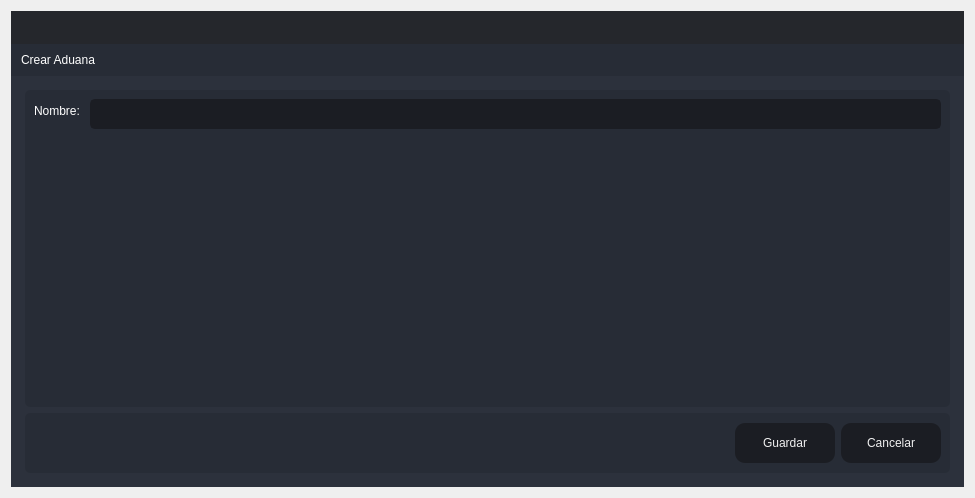
<?xml version="1.0" encoding="UTF-8"?>
<ui version="4.0">
 <class>Create_Aduana</class>
 <widget class="QDialog" name="Create_Aduana">
  <property name="windowModality">
   <enum>Qt::ApplicationModal</enum>
  </property>
  <property name="geometry">
   <rect>
    <x>0</x>
    <y>0</y>
    <width>975</width>
    <height>498</height>
   </rect>
  </property>
  <property name="windowTitle">
   <string>Agregar</string>
  </property>
  <layout class="QVBoxLayout" name="verticalLayout_6">
   <item>
    <widget class="QFrame" name="frame_main">
     <property name="styleSheet">
      <string notr="true">/* LINE EDIT */
QLineEdit {
	background-color: rgb(27, 29, 35);
	border-radius: 5px;
	border: 2px solid rgb(27, 29, 35);
	padding-left: 10px;
}
QLineEdit:hover {
	border: 2px solid rgb(64, 71, 88);
}
QLineEdit:focus {
	border: 2px solid rgb(91, 101, 124);
}

/* SCROLL BARS */
QScrollBar:horizontal {
    border: none;
    background: rgb(52, 59, 72);
    height: 14px;
    margin: 0px 21px 0 21px;
	border-radius: 0px;
}
QScrollBar::handle:horizontal {
    background: rgb(85, 170, 255);
    min-width: 25px;
	border-radius: 7px
}
QScrollBar::add-line:horizontal {
    border: none;
    background: rgb(55, 63, 77);
    width: 20px;
	border-top-right-radius: 7px;
    border-bottom-right-radius: 7px;
    subcontrol-position: right;
    subcontrol-origin: margin;
}
QScrollBar::sub-line:horizontal {
    border: none;
    background: rgb(55, 63, 77);
    width: 20px;
	border-top-left-radius: 7px;
    border-bottom-left-radius: 7px;
    subcontrol-position: left;
    subcontrol-origin: margin;
}
QScrollBar::up-arrow:horizontal, QScrollBar::down-arrow:horizontal
{
     background: none;
}
QScrollBar::add-page:horizontal, QScrollBar::sub-page:horizontal
{
     background: none;
}
 QScrollBar:vertical {
	border: none;
    background: rgb(52, 59, 72);
    width: 14px;
    margin: 21px 0 21px 0;
	border-radius: 0px;
 }
 QScrollBar::handle:vertical {	
	background: rgb(85, 170, 255);
    min-height: 25px;
	border-radius: 7px
 }
 QScrollBar::add-line:vertical {
     border: none;
    background: rgb(55, 63, 77);
     height: 20px;
	border-bottom-left-radius: 7px;
    border-bottom-right-radius: 7px;
     subcontrol-position: bottom;
     subcontrol-origin: margin;
 }
 QScrollBar::sub-line:vertical {
	border: none;
    background: rgb(55, 63, 77);
     height: 20px;
	border-top-left-radius: 7px;
    border-top-right-radius: 7px;
     subcontrol-position: top;
     subcontrol-origin: margin;
 }
 QScrollBar::up-arrow:vertical, QScrollBar::down-arrow:vertical {
     background: none;
 }

 QScrollBar::add-page:vertical, QScrollBar::sub-page:vertical {
     background: none;
 }

/* CHECKBOX */
QCheckBox::indicator {
    border: 3px solid rgb(52, 59, 72);
	width: 15px;
	height: 15px;
	border-radius: 10px;
    background: rgb(44, 49, 60);
}
QCheckBox::indicator:hover {
    border: 3px solid rgb(58, 66, 81);
}
QCheckBox::indicator:checked {
    background: 3px solid rgb(52, 59, 72);
	border: 3px solid rgb(52, 59, 72);	
	background-image: url(:/16x16/icons/16x16/cil-check-alt.png);
}

/* RADIO BUTTON */
QRadioButton::indicator {
    border: 3px solid rgb(52, 59, 72);
	width: 15px;
	height: 15px;
	border-radius: 10px;
    background: rgb(44, 49, 60);
}
QRadioButton::indicator:hover {
    border: 3px solid rgb(58, 66, 81);
}
QRadioButton::indicator:checked {
    background: 3px solid rgb(94, 106, 130);
	border: 3px solid rgb(52, 59, 72);	
}

/* COMBOBOX */
QComboBox{
	background-color: rgb(27, 29, 35);
	border-radius: 5px;
	border: 2px solid rgb(27, 29, 35);
	padding: 5px;
	padding-left: 10px;
}
QComboBox:hover{
	border: 2px solid rgb(64, 71, 88);
}
QComboBox::drop-down {
	subcontrol-origin: padding;
	subcontrol-position: top right;
	width: 25px; 
	border-left-width: 3px;
	border-left-color: rgba(39, 44, 54, 150);
	border-left-style: solid;
	border-top-right-radius: 3px;
	border-bottom-right-radius: 3px;	
	background-image: url(:/16x16/icons/16x16/cil-arrow-bottom.png);
	background-position: center;
	background-repeat: no-reperat;
 }
QComboBox QAbstractItemView {
	color: rgb(85, 170, 255);	
	background-color: rgb(27, 29, 35);
	padding: 10px;
	selection-background-color: rgb(39, 44, 54);
}

/* SLIDERS */
QSlider::groove:horizontal {
    border-radius: 9px;
    height: 18px;
	margin: 0px;
	background-color: rgb(52, 59, 72);
}
QSlider::groove:horizontal:hover {
	background-color: rgb(55, 62, 76);
}
QSlider::handle:horizontal {
    background-color: rgb(85, 170, 255);
    border: none;
    height: 18px;
    width: 18px;
    margin: 0px;
	border-radius: 9px;
}
QSlider::handle:horizontal:hover {
    background-color: rgb(105, 180, 255);
}
QSlider::handle:horizontal:pressed {
    background-color: rgb(65, 130, 195);
}

QSlider::groove:vertical {
    border-radius: 9px;
    width: 18px;
    margin: 0px;
	background-color: rgb(52, 59, 72);
}
QSlider::groove:vertical:hover {
	background-color: rgb(55, 62, 76);
}
QSlider::handle:vertical {
    background-color: rgb(85, 170, 255);
	border: none;
    height: 18px;
    width: 18px;
    margin: 0px;
	border-radius: 9px;
}
QSlider::handle:vertical:hover {
    background-color: rgb(105, 180, 255);
}
QSlider::handle:vertical:pressed {
    background-color: rgb(65, 130, 195);
}

</string>
     </property>
     <property name="frameShape">
      <enum>QFrame::NoFrame</enum>
     </property>
     <property name="frameShadow">
      <enum>QFrame::Raised</enum>
     </property>
     <layout class="QVBoxLayout" name="verticalLayout">
      <property name="spacing">
       <number>0</number>
      </property>
      <property name="leftMargin">
       <number>0</number>
      </property>
      <property name="topMargin">
       <number>0</number>
      </property>
      <property name="rightMargin">
       <number>0</number>
      </property>
      <property name="bottomMargin">
       <number>0</number>
      </property>
      <item>
       <widget class="QFrame" name="frame_top">
        <property name="minimumSize">
         <size>
          <width>0</width>
          <height>65</height>
         </size>
        </property>
        <property name="maximumSize">
         <size>
          <width>16777215</width>
          <height>65</height>
         </size>
        </property>
        <property name="styleSheet">
         <string notr="true">background-color: transparent;</string>
        </property>
        <property name="frameShape">
         <enum>QFrame::NoFrame</enum>
        </property>
        <property name="frameShadow">
         <enum>QFrame::Raised</enum>
        </property>
        <layout class="QHBoxLayout" name="horizontalLayout_3">
         <property name="spacing">
          <number>0</number>
         </property>
         <property name="leftMargin">
          <number>0</number>
         </property>
         <property name="topMargin">
          <number>0</number>
         </property>
         <property name="rightMargin">
          <number>0</number>
         </property>
         <property name="bottomMargin">
          <number>0</number>
         </property>
         <item>
          <widget class="QFrame" name="frame_toggle">
           <property name="maximumSize">
            <size>
             <width>70</width>
             <height>16777215</height>
            </size>
           </property>
           <property name="styleSheet">
            <string notr="true">background-color: rgb(27, 29, 35);</string>
           </property>
           <property name="frameShape">
            <enum>QFrame::NoFrame</enum>
           </property>
           <property name="frameShadow">
            <enum>QFrame::Raised</enum>
           </property>
           <layout class="QVBoxLayout" name="verticalLayout_3">
            <property name="spacing">
             <number>0</number>
            </property>
            <property name="leftMargin">
             <number>0</number>
            </property>
            <property name="topMargin">
             <number>0</number>
            </property>
            <property name="rightMargin">
             <number>0</number>
            </property>
            <property name="bottomMargin">
             <number>0</number>
            </property>
           </layout>
          </widget>
         </item>
         <item>
          <widget class="QFrame" name="frame_top_right">
           <property name="styleSheet">
            <string notr="true">background: transparent;</string>
           </property>
           <property name="frameShape">
            <enum>QFrame::NoFrame</enum>
           </property>
           <property name="frameShadow">
            <enum>QFrame::Raised</enum>
           </property>
           <layout class="QVBoxLayout" name="verticalLayout_2">
            <property name="spacing">
             <number>0</number>
            </property>
            <property name="leftMargin">
             <number>0</number>
            </property>
            <property name="topMargin">
             <number>0</number>
            </property>
            <property name="rightMargin">
             <number>0</number>
            </property>
            <property name="bottomMargin">
             <number>0</number>
            </property>
            <item>
             <widget class="QFrame" name="frame_top_btns">
              <property name="maximumSize">
               <size>
                <width>16777215</width>
                <height>42</height>
               </size>
              </property>
              <property name="styleSheet">
               <string notr="true">background-color: rgba(27, 29, 35, 200)</string>
              </property>
              <property name="frameShape">
               <enum>QFrame::NoFrame</enum>
              </property>
              <property name="frameShadow">
               <enum>QFrame::Raised</enum>
              </property>
              <layout class="QHBoxLayout" name="horizontalLayout_4">
               <property name="spacing">
                <number>0</number>
               </property>
               <property name="leftMargin">
                <number>0</number>
               </property>
               <property name="topMargin">
                <number>0</number>
               </property>
               <property name="rightMargin">
                <number>0</number>
               </property>
               <property name="bottomMargin">
                <number>0</number>
               </property>
               <item>
                <widget class="QFrame" name="frame_label_top_btns">
                 <property name="sizePolicy">
                  <sizepolicy hsizetype="Expanding" vsizetype="Preferred">
                   <horstretch>0</horstretch>
                   <verstretch>0</verstretch>
                  </sizepolicy>
                 </property>
                 <property name="frameShape">
                  <enum>QFrame::NoFrame</enum>
                 </property>
                 <property name="frameShadow">
                  <enum>QFrame::Raised</enum>
                 </property>
                 <layout class="QHBoxLayout" name="horizontalLayout_10">
                  <property name="spacing">
                   <number>0</number>
                  </property>
                  <property name="leftMargin">
                   <number>5</number>
                  </property>
                  <property name="topMargin">
                   <number>0</number>
                  </property>
                  <property name="rightMargin">
                   <number>10</number>
                  </property>
                  <property name="bottomMargin">
                   <number>0</number>
                  </property>
                 </layout>
                </widget>
               </item>
               <item alignment="Qt::AlignRight">
                <widget class="QFrame" name="frame_btns_right">
                 <property name="sizePolicy">
                  <sizepolicy hsizetype="Expanding" vsizetype="Preferred">
                   <horstretch>0</horstretch>
                   <verstretch>0</verstretch>
                  </sizepolicy>
                 </property>
                 <property name="maximumSize">
                  <size>
                   <width>120</width>
                   <height>16777215</height>
                  </size>
                 </property>
                 <property name="frameShape">
                  <enum>QFrame::NoFrame</enum>
                 </property>
                 <property name="frameShadow">
                  <enum>QFrame::Raised</enum>
                 </property>
                 <layout class="QHBoxLayout" name="horizontalLayout_5">
                  <property name="spacing">
                   <number>0</number>
                  </property>
                  <property name="leftMargin">
                   <number>0</number>
                  </property>
                  <property name="topMargin">
                   <number>0</number>
                  </property>
                  <property name="rightMargin">
                   <number>0</number>
                  </property>
                  <property name="bottomMargin">
                   <number>0</number>
                  </property>
                 </layout>
                </widget>
               </item>
              </layout>
             </widget>
            </item>
            <item>
             <widget class="QFrame" name="frame_top_info">
              <property name="maximumSize">
               <size>
                <width>16777215</width>
                <height>65</height>
               </size>
              </property>
              <property name="styleSheet">
               <string notr="true">background-color: rgb(39, 44, 54);</string>
              </property>
              <property name="frameShape">
               <enum>QFrame::NoFrame</enum>
              </property>
              <property name="frameShadow">
               <enum>QFrame::Raised</enum>
              </property>
              <layout class="QHBoxLayout" name="horizontalLayout_8">
               <property name="spacing">
                <number>0</number>
               </property>
               <property name="leftMargin">
                <number>10</number>
               </property>
               <property name="topMargin">
                <number>0</number>
               </property>
               <property name="rightMargin">
                <number>10</number>
               </property>
               <property name="bottomMargin">
                <number>0</number>
               </property>
               <item>
                <widget class="QLabel" name="label">
                 <property name="styleSheet">
                  <string notr="true">font: 75 16pt &quot;MS Shell Dlg 2&quot;;
color: rgb(255, 255, 255);</string>
                 </property>
                 <property name="text">
                  <string>Crear Aduana</string>
                 </property>
                </widget>
               </item>
              </layout>
             </widget>
            </item>
           </layout>
          </widget>
         </item>
        </layout>
       </widget>
      </item>
      <item>
       <widget class="QFrame" name="frame_center">
        <property name="sizePolicy">
         <sizepolicy hsizetype="Expanding" vsizetype="Expanding">
          <horstretch>0</horstretch>
          <verstretch>0</verstretch>
         </sizepolicy>
        </property>
        <property name="styleSheet">
         <string notr="true">background-color: rgb(40, 44, 52);</string>
        </property>
        <property name="frameShape">
         <enum>QFrame::NoFrame</enum>
        </property>
        <property name="frameShadow">
         <enum>QFrame::Raised</enum>
        </property>
        <layout class="QHBoxLayout" name="horizontalLayout_2">
         <property name="spacing">
          <number>0</number>
         </property>
         <property name="leftMargin">
          <number>0</number>
         </property>
         <property name="topMargin">
          <number>0</number>
         </property>
         <property name="rightMargin">
          <number>0</number>
         </property>
         <property name="bottomMargin">
          <number>0</number>
         </property>
         <item>
          <widget class="QFrame" name="frame_content_right">
           <property name="styleSheet">
            <string notr="true">background-color: rgb(44, 49, 60);</string>
           </property>
           <property name="frameShape">
            <enum>QFrame::NoFrame</enum>
           </property>
           <property name="frameShadow">
            <enum>QFrame::Raised</enum>
           </property>
           <layout class="QVBoxLayout" name="verticalLayout_4">
            <property name="spacing">
             <number>0</number>
            </property>
            <property name="leftMargin">
             <number>0</number>
            </property>
            <property name="topMargin">
             <number>0</number>
            </property>
            <property name="rightMargin">
             <number>0</number>
            </property>
            <property name="bottomMargin">
             <number>0</number>
            </property>
            <item>
             <widget class="QFrame" name="frame_content">
              <property name="frameShape">
               <enum>QFrame::NoFrame</enum>
              </property>
              <property name="frameShadow">
               <enum>QFrame::Raised</enum>
              </property>
              <layout class="QVBoxLayout" name="verticalLayout_9">
               <property name="spacing">
                <number>0</number>
               </property>
               <property name="leftMargin">
                <number>5</number>
               </property>
               <property name="topMargin">
                <number>5</number>
               </property>
               <property name="rightMargin">
                <number>5</number>
               </property>
               <property name="bottomMargin">
                <number>5</number>
               </property>
               <item>
                <widget class="QStackedWidget" name="stackedWidget">
                 <property name="styleSheet">
                  <string notr="true">background: transparent;</string>
                 </property>
                 <property name="currentIndex">
                  <number>0</number>
                 </property>
                 <widget class="QWidget" name="page_home">
                  <layout class="QVBoxLayout" name="verticalLayout_10">
                   <item>
                    <widget class="QFrame" name="frame">
                     <property name="styleSheet">
                      <string notr="true">background-color: rgb(39, 44, 54);
border-radius: 5px;</string>
                     </property>
                     <property name="frameShape">
                      <enum>QFrame::StyledPanel</enum>
                     </property>
                     <property name="frameShadow">
                      <enum>QFrame::Raised</enum>
                     </property>
                     <layout class="QVBoxLayout" name="verticalLayout_5">
                      <item>
                       <layout class="QFormLayout" name="formLayout_2">
                        <item row="0" column="1">
                         <widget class="QLineEdit" name="lineEditCreate">
                          <property name="minimumSize">
                           <size>
                            <width>0</width>
                            <height>30</height>
                           </size>
                          </property>
                          <property name="styleSheet">
                           <string notr="true">QLineEdit {
	background-color: rgb(27, 29, 35);
	border-radius: 5px;
	border: 2px solid rgb(27, 29, 35);
	padding-left: 10px;
	font: 75 12pt &quot;MS Shell Dlg 2&quot;;
	color: rgb(255, 255, 255);
}
QLineEdit:hover {
	border: 2px solid rgb(64, 71, 88);
}
QLineEdit:focus {
	border: 2px solid rgb(91, 101, 124);
}</string>
                          </property>
                         </widget>
                        </item>
                        <item row="0" column="0">
                         <widget class="QLabel" name="label_2">
                          <property name="styleSheet">
                           <string notr="true">font: 75 12pt &quot;MS Shell Dlg 2&quot;;
color: rgb(255, 255, 255);</string>
                          </property>
                          <property name="text">
                           <string>Nombre: </string>
                          </property>
                         </widget>
                        </item>
                       </layout>
                      </item>
                     </layout>
                    </widget>
                   </item>
                   <item>
                    <widget class="QFrame" name="frame_2">
                     <property name="minimumSize">
                      <size>
                       <width>0</width>
                       <height>60</height>
                      </size>
                     </property>
                     <property name="maximumSize">
                      <size>
                       <width>16777215</width>
                       <height>60</height>
                      </size>
                     </property>
                     <property name="styleSheet">
                      <string notr="true">background-color: rgb(39, 44, 54);
border-radius: 5px;</string>
                     </property>
                     <property name="frameShape">
                      <enum>QFrame::StyledPanel</enum>
                     </property>
                     <property name="frameShadow">
                      <enum>QFrame::Raised</enum>
                     </property>
                     <layout class="QHBoxLayout" name="horizontalLayout_9">
                      <item>
                       <layout class="QGridLayout" name="gridLayout">
                        <item row="0" column="0">
                         <spacer name="horizontalSpacer">
                          <property name="orientation">
                           <enum>Qt::Horizontal</enum>
                          </property>
                          <property name="sizeHint" stdset="0">
                           <size>
                            <width>40</width>
                            <height>20</height>
                           </size>
                          </property>
                         </spacer>
                        </item>
                        <item row="0" column="1">
                         <widget class="QPushButton" name="btnAgregarAduana">
                          <property name="minimumSize">
                           <size>
                            <width>100</width>
                            <height>40</height>
                           </size>
                          </property>
                          <property name="styleSheet">
                           <string notr="true">QPushButton {
	border-color: rgb(27, 29, 35);
	font: 75 10pt &quot;MS Shell Dlg 2&quot;;
	color: rgb(240, 240, 240);
	background-color: rgb(27, 29, 35);
	border: 0px solid;
	border-radius: 10px;	
}
QPushButton:hover {
	background-color:rgb(44, 49, 60);
	border-color: rgb(27, 29, 35);
	border: 2px solid;
}</string>
                          </property>
                          <property name="text">
                           <string>Guardar</string>
                          </property>
                         </widget>
                        </item>
                        <item row="0" column="2">
                         <widget class="QPushButton" name="btnCancelarAduana">
                          <property name="minimumSize">
                           <size>
                            <width>100</width>
                            <height>40</height>
                           </size>
                          </property>
                          <property name="styleSheet">
                           <string notr="true">QPushButton {
	border-color: rgb(27, 29, 35);
	font: 75 10pt &quot;MS Shell Dlg 2&quot;;
	color: rgb(240, 240, 240);
	background-color: rgb(27, 29, 35);
	border: 0px solid;
	border-radius: 10px;	
}
QPushButton:hover {
	background-color:rgb(44, 49, 60);
	border-color: rgb(27, 29, 35);
	border: 2px solid;
}</string>
                          </property>
                          <property name="text">
                           <string>Cancelar</string>
                          </property>
                         </widget>
                        </item>
                       </layout>
                      </item>
                     </layout>
                    </widget>
                   </item>
                  </layout>
                 </widget>
                </widget>
               </item>
              </layout>
             </widget>
            </item>
           </layout>
          </widget>
         </item>
        </layout>
       </widget>
      </item>
     </layout>
    </widget>
   </item>
  </layout>
 </widget>
 <resources/>
 <connections/>
</ui>
